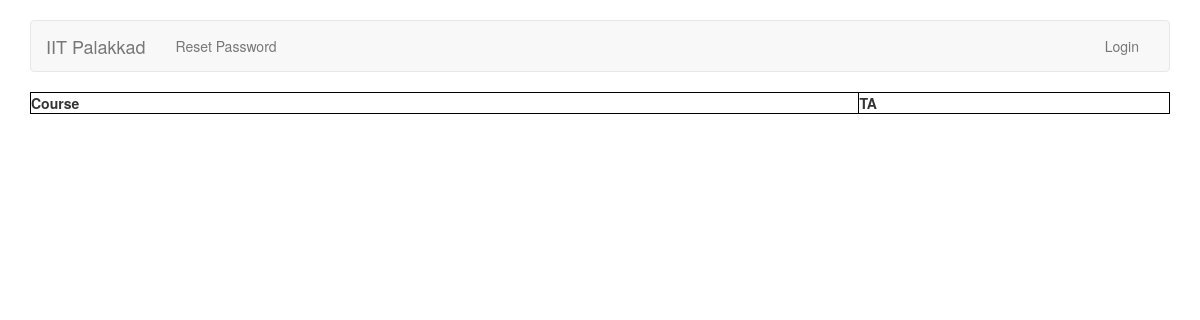
The page /accounts/allotment/results/ on the database as committed earlier.
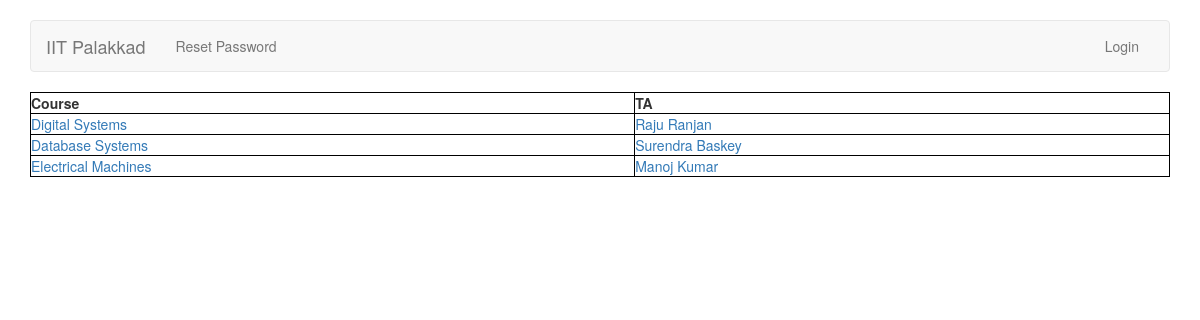
The same page on the database as committed later.
### accounts/models.py (models this page shows)
class TAAllotment(models.Model):
	ta = models.ForeignKey(TAProfile, on_delete=models.CASCADE)
	course = models.ForeignKey(Course, on_delete=models.CASCADE)
	def __str__(self):
		return self.course.name

class Course(models.Model):
	COURSE_TYPES = (
		('L','Lab'),
		('T','Theory'),
	)
	course_id = models.CharField(max_length=20)
	name = models.CharField(max_length=255)
	department = models.CharField(max_length=100)
	credits = models.IntegerField()
	students = models.IntegerField(default=0)
	teacher = models.ForeignKey(TeacherProfile, related_name='course_teacher', on_delete=models.CASCADE)
	course_type = models.CharField(max_length=1, choices=COURSE_TYPES)
	def __str__(self):
		return self.name

class TAProfile(models.Model):
	user = models.OneToOneField(User, unique=True, on_delete=models.CASCADE, null=True, related_name='ta_profile')
	phone_number = models.CharField(max_length=10)
	address = models.CharField(max_length=100)
	def __str__(self):
		return self.user.first_name + " " + self.user.last_name

class User(AbstractUser):
    	TA = 1
    	TEACHER = 2
    	ADMIN = 3
    	ROLE_CHOICES = (
        	(TA, 'TA'),
        	(TEACHER, 'Teacher'),
        	(ADMIN, 'Admin'),
    	)
	role = models.PositiveSmallIntegerField(choices=ROLE_CHOICES, null=True, blank=True)

### accounts/views.py (the view)
def ta_allotment_results(request):
	allotments = TAAllotment.objects.all()
	args = { 'allotments': allotments }
	return render(request, 'accounts/allotment.html', args)

### accounts/templates/accounts/allotment.html (shortened to what this page needs)
{% extends 'base.html' %}
{% block body %}
	<div class="container">
		<table style="border: 1px solid black; width:100%">
			<tr>
				<th style="border: 1px solid black"> Course </th>
				<th style="border: 1px solid black"> TA </th>
			</tr>
			{% for allotment in allotments %}
				<tr>
					<td style="border: 1px solid black"><a href="{% url 'display_course' pk=allotment.course.id %}">{{ allotment.course }}</td>
					<td style="border: 1px solid black"><a href="{% url 'profile_view_ta' pk=allotment.ta.id %}">{{ allotment.ta }}</a></td>
				</tr>
			{% endfor %}
		</table>
	</div>
{% endblock %}

Rows that differ between the two databases and show on the page:
added TAAllotment: course "Digital Systems", ta "Raju Ranjan"
added TAAllotment: course "Database Systems", ta "Surendra Baskey"
added TAAllotment: course "Electrical Machines", ta "Manoj Kumar"
